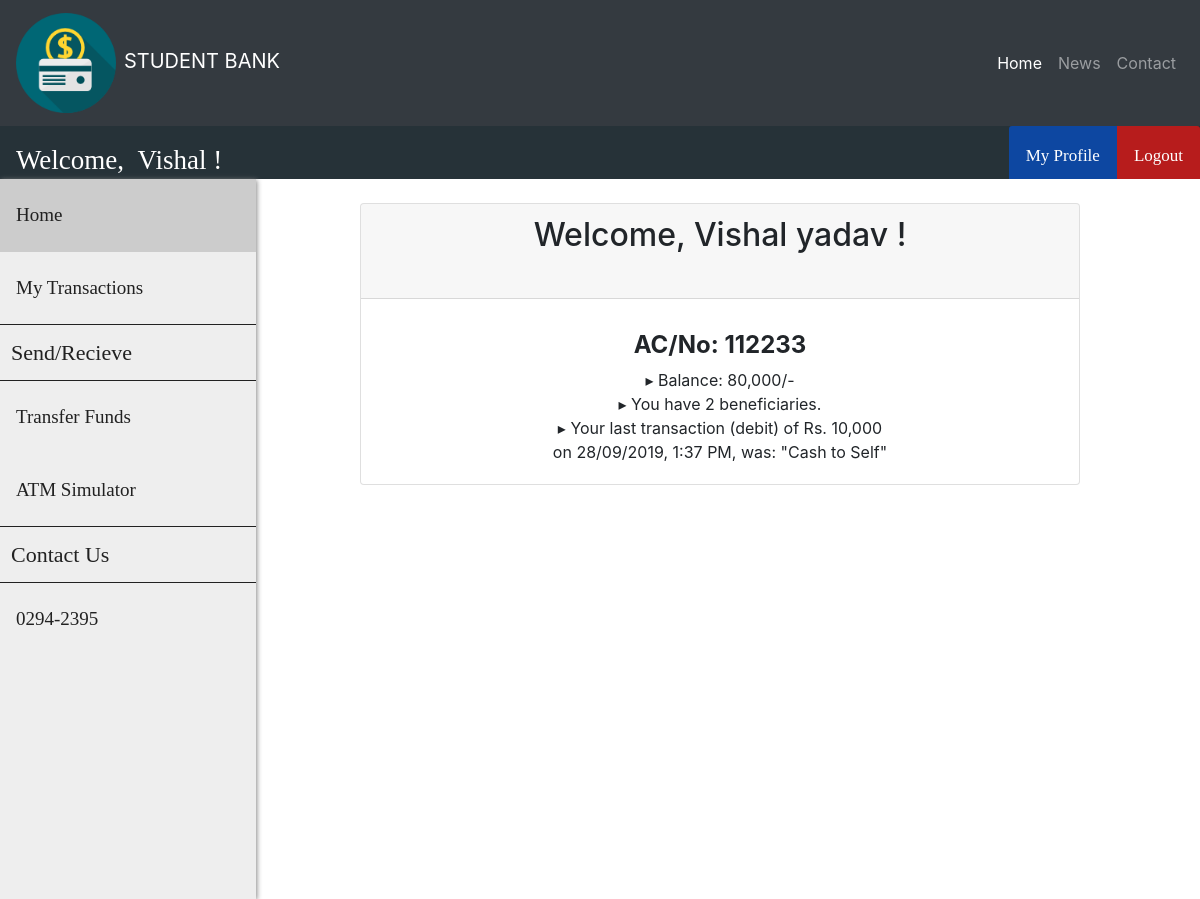
The page /customer/customer_home.php (signed in) on the database its author committed.
### tables this page shows
CREATE TABLE `customer` (
  `cust_id` int(11) NOT NULL,
  `first_name` varchar(30) DEFAULT NULL,
  `last_name` varchar(30) DEFAULT NULL,
  `gender` varchar(10) DEFAULT NULL,
  `dob` date DEFAULT NULL,
  `aadhar_no` int(11) DEFAULT NULL,
  `email` varchar(30) DEFAULT NULL,
  `phone_no` varchar(20) DEFAULT NULL,
  `address` varchar(255) DEFAULT NULL,
  `branch` varchar(30) DEFAULT NULL,
  `account_no` int(11) DEFAULT NULL,
  `pin` int(4) DEFAULT NULL,
  `uname` varchar(30) DEFAULT NULL,
  `pwd` varchar(30) DEFAULT NULL
);

CREATE TABLE `passbook2` (
  `trans_id` int(11) NOT NULL,
  `trans_date` datetime DEFAULT NULL,
  `remarks` varchar(255) DEFAULT NULL,
  `debit` int(11) DEFAULT NULL,
  `credit` int(11) DEFAULT NULL,
  `balance` int(11) DEFAULT NULL
);

### customer/customer_home.php (the view, shortened to what this page needs)
<?php
    include('../header.php');
    include('../customer/navbar.php');
    include('../customer/customer_navbar.php');
    include('../customer/customer_sidebar.php');
    $id = $_SESSION['loggedIn_cust_id'];
    $sql0 = "SELECT * FROM customer WHERE cust_id=".$id;
    $result0 = $conn->query($sql0);
    $row0 = $result0->fetch_assoc();
    $sql1 = "SELECT * FROM passbook".$id." WHERE trans_id=(
                    SELECT MAX(trans_id) FROM passbook".$id.")";
    $result1 = $conn->query($sql1);
    $row1 = $result1->fetch_assoc();
    if ($row1["debit"] == 0) {
        $transaction = $row1["credit"];
        $type = "credit";
    }
    else {
        $transaction = $row1["debit"];
        $type = "debit";
    }
    $time = strtotime($row1["trans_date"]);
    $sanitized_time = date("d/m/Y, g:i A", $time);
    $sql2 = "SELECT COUNT(*) FROM beneficiary".$id;
    $result2 = $conn->query($sql2);
    $row2 = $result2->fetch_assoc();
?>
        <div class="card text-center  mt-4  w-80">
          <div class="card-header">
          <h2> Welcome, <?php echo $row0["first_name"] ?>&nbsp<?php echo $row0["last_name"] ?>&nbsp!</h2>
            <br>
          </div>
          <div class="card-body">
            <h5 class="card-title"><h4><b>AC/No: <?php echo $row0["account_no"]; ?></b></h4></h5>
            <p class="card-text">&#9656 Balance: <?php echo number_format($row1["balance"]); ?>/-
                        <br>&#9656 You have <?php echo $row2["COUNT(*)"]; ?> beneficiaries.
                        <br>&#9656 Your last transaction (<?php echo $type; ?>) of&nbspRs.&nbsp<?php
                        echo number_format($transaction); ?><br>
                        on <?php echo $sanitized_time; ?>, was: "<?php echo $row1["remarks"]; ?>"</p>
          </div>
        </div>
<?php include('../footer.php'); ?>

### customer/customer_navbar.php (shortened to what this page needs)
<?php
    include ("../connect.php");
    if (isset($_SESSION['loggedIn_cust_id'])) {
        $sql0 = "SELECT * FROM customer WHERE cust_id=".$_SESSION['loggedIn_cust_id'];
        $result = $conn->query($sql0);
        $row = $result->fetch_assoc();
    }
?>
<body>
    <div class="nav-wrapper">
        <div class="topnav" id="theTopNav">
            <a id="user">Welcome, &nbsp<?php echo $row["first_name"]; ?> !</a>
            <a id="logout" href="../logout_action.php" onclick="return confirm('Are you sure?')">Logout</a>
            <a id="profile" href="../customer/customer_profile.php">My Profile</a>
        </div>
    </div>

### customer/customer_navbar.php (style rules this page uses)
.nav-wrapper { height: 53px; background: #333; }
.nav-wrapper .topnav { background-color: #263238; overflow: hidden; height: 53px; }
.topnav a[id="user"] { float: left; display: block; color: white !important; text-align: center; padding: 14px 16px; text-decoration: none; font-size: 27px; font-family: Roboto-Light; }
.topnav a[id="profile"] { float: right; display: block; color: white; text-align: center; padding: 17px 17px; text-decoration: none; font-size: 17px; font-family: OpenSans-Bold; background-color: #0D47A1; border-top-left-radius: 3px; }
.topnav a[id="logout"] { float: right; display: block; color: white; text-align: center; padding: 17px 17px; text-decoration: none; font-size: 17px; font-family: OpenSans-Bold; background-color: #b71c1c; border-top-right-radius: 3px; }

### customer/customer_home.php (style rules this page uses)
.card.text-center.mt-4.w-80 { max-width: 60%; margin-left: 30%; }

### rows shown on the page
customer: first_name "Vishal", last_name "yadav", account_no "112233"
passbook2: balance "80,000", debit "debit", debit "10,000", trans_date "28/09/2019, 1:37 PM", remarks "Cash to Self"

### other values the page prints
$row2["COUNT(*)"] "2"
